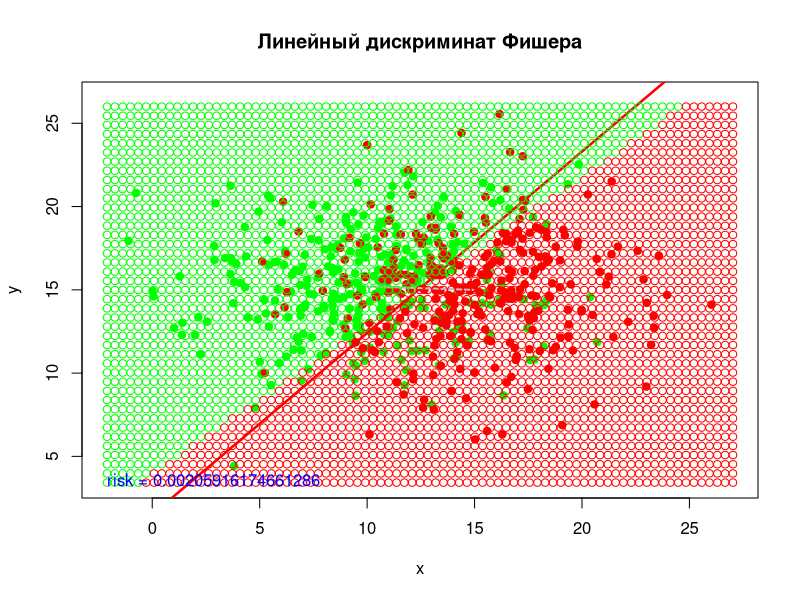

Reproduce this figure in R.
library("MASS")
options(digits=22)
colors <- c("green", "red")
getFunc <- function(sigma1, mu1, mu2) {
  d1 <- det(sigma1)
  invs1 <- solve(sigma1)
  
  b <- invs1 %*% t(mu1 - mu2)
  
  D <- b[1, 1] # x
  E <- b[2, 1] # y
  mu <- (mu1 + mu2)
  G <- c(mu %*% b) / 2
  
  func <- function(x) {
    -x*D/E + G/E
  }
  
  return(func)
}


getLDFClassificator <- function(Prob = c(1),Prior = c(1),means,vars)
{
  n <- dim(means)[1]
  funcs <- list()
  
  makefunc <- function(i) {
    force(i)
    function(X)
    { 
      #res <- log(Prob[i] * Prior[i])
      #l <- length(X)
      #a <- 
        #(-1/2)*(
          #t(as.vector(means[,i])) %*% solve(vars) %*% (as.vector(means[,i]))
        
#      )
 #    b <- 
  #      t(as.vector(means[,i])) %*% solve(vars) %*%  (X)
      #print(b)
        
   #   res <- res + a + b
      
      res <- Prob[i] * Prior[i]
      l <- length(X)
      chisl <- exp(
        (-1/2)*(
          t(X-as.vector(means[,i])) %*% solve(vars) %*% (X-as.vector(means[,i]))
        )
      )
      res <- res * chisl/((2*pi) * det(vars)^(1/2))
      
      
      return(res)
    }
  }
  for(i in seq(n))
  {
    funcs[[i]] <- makefunc(i)
  }
  
  solvingFunc <- function(X)
  {
    results <- vector()
    for (i in seq(n))
    {
      results[i] <- funcs[[i]](X)
    }
    
    return(which.max(results))
  }
  return(solvingFunc)
}


getRisk <- function(mu1, mu2, sigma) {
  mah <- (mu1 - mu2) %*% solve(sigma) %*% t(mu1 - mu2)
  mah <- mah * -0.5
  res <- gausian(mah, 0, 1)
}

gausian <- function(x, M, D){
  return( (1/(D*sqrt(2*pi))) * exp(-1 * ((x - M)^2)/(2*D^2)) )
}

n <- 300
sigma1 <- matrix(c(15,0, 0, 10), 2, 2)

mu1 <- c(10,15)
mu2 <- c(15, 15)

xy1 <- mvrnorm(n=n, mu = mu1, Sigma = sigma1)
xy2 <- mvrnorm(n=n, mu = mu2, Sigma = sigma1)

plotxmin <- min(xy1[,1], xy2[,1]) - 1
plotymin <- min(xy1[,2], xy2[,2]) - 1
plotxmax <- max(xy1[,1], xy2[,1]) + 1
plotymax <- max(xy1[,2], xy2[,2]) + 1
plot(NULL, type="n", xlab = "x", ylab = "y", xlim=c(plotxmin, plotxmax), ylim = c(plotymin, plotymax), main="Линейный дискриминат Фишера")

points(xy1, pch=21, col=colors[1], bg=colors[1])
points(xy2, pch=21, col=colors[2], bg=colors[2])

m1 <- matrix(c(mean(xy1[,1]),mean(xy1[,2])),1,2)
m2 <- matrix(c(mean(xy2[,1]),mean(xy2[,2])),1,2)
means <- matrix(c(m1,m2),length(m1),2)
sigma1 <- matrix(c(var(xy1[,1]),var(xy1[,2]),var(xy2[,1]),var(xy2[,2])),2,2)

func <- getFunc(sigma1, m1, m2)

x <- seq(plotxmin-5, plotxmax+5, len = 500)
lines(x, func(x), lwd = 2.5, type="l", col = 'red')
lines(c(m1[1], m2[1]), c(m1[2], m2[2]), col = 'gray', lwd = 2)


LDFClassificator <- getLDFClassificator(rep(1,length(sigma1)),rep(2,length(sigma1)),means = means, vars = sigma1)

minx <- min(xy1[,1], xy2[,1]) - 1
miny <- min(xy1[,2], xy2[,2]) - 1
maxx <- max(xy1[,1], xy2[,1]) + 1
maxy <- max(xy1[,2], xy2[,2]) + 1
xstep <- (maxx-minx)/80
ystep <- (maxy-miny)/42
i <- minx
while(i <= maxx)
{ 
  j <- miny
  while(j <= maxy)
  {
    xy <- c(i,j)
    points(xy[1],xy[2], col=colors[LDFClassificator(xy)])
    
    j <- j+ystep
  }
  i <- i+xstep
}


risk <- getRisk(m1, m2, sigma1)
text(plotxmin,plotymin-1, sprintf("risk = %s", risk), adj = c( 0, -1 ), col = "blue" )
